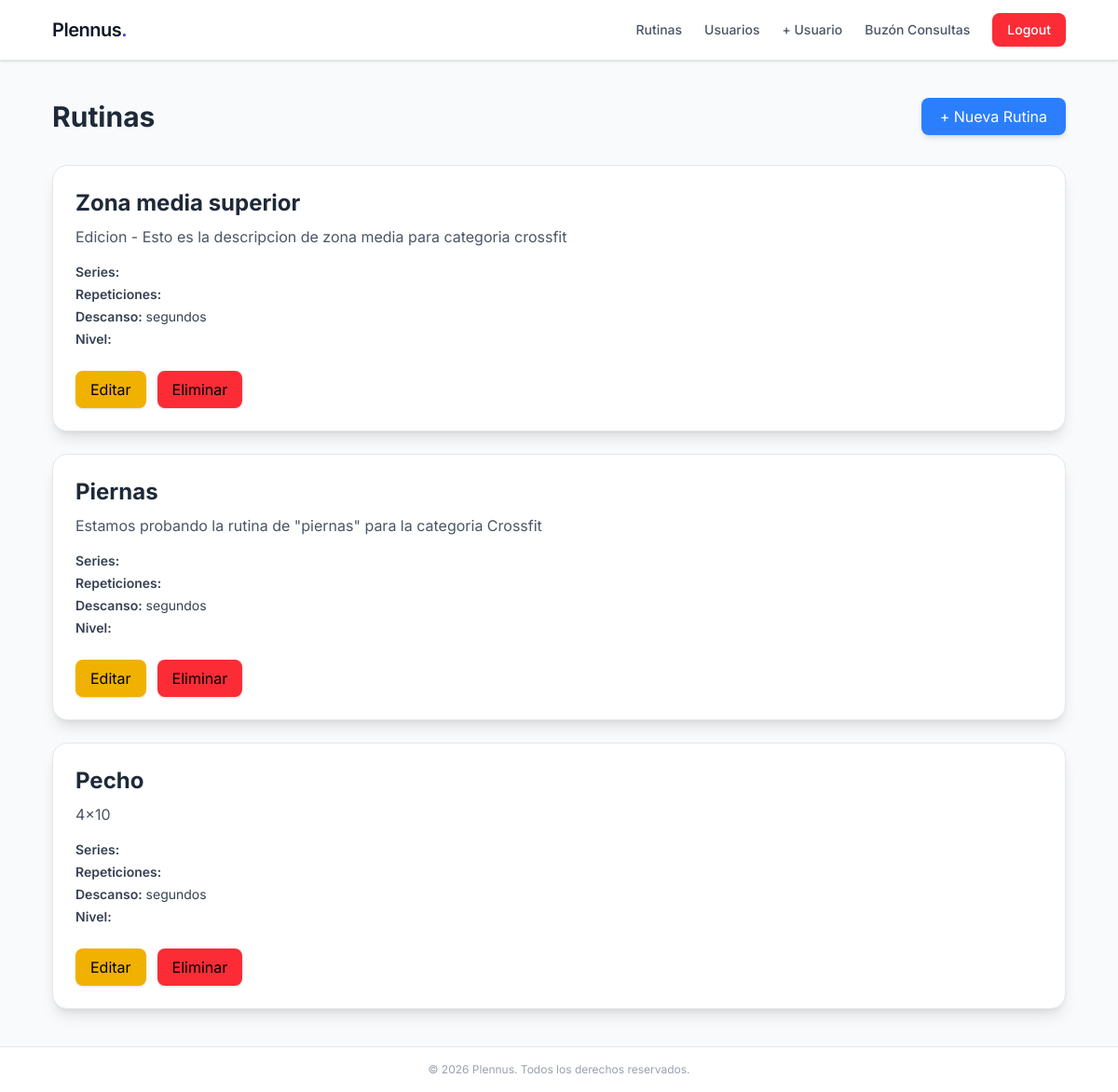
The page /rutina/ (signed in) on the database as committed earlier.
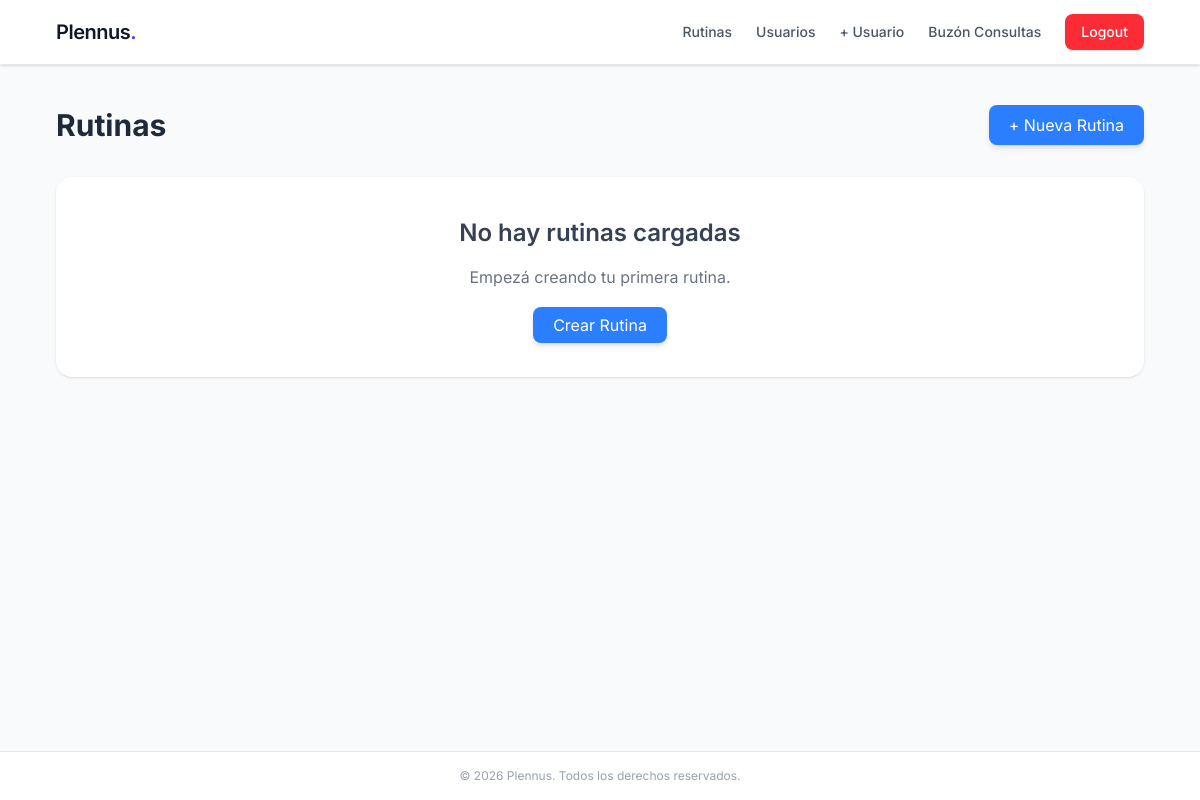
The same page on the database as committed later.
### rutina/models.py (models this page shows, shortened)
class Rutina(models.Model):
    nombre = models.CharField(max_length=100)
    categoria = models.ForeignKey(CategoriaRutina, on_delete=models.CASCADE, blank=True)
    activa = models.BooleanField(default=True)
    descripcion = models.TextField()

### rutina/views.py (the view)
# urls.py: path('', views.rutinas, name='rutinas'),
@login_required
def rutinas(request):
    rutinas = Rutina.objects.filter(activa=True).order_by('-id')
    return render(request, 'rutina/index.html', {'rutinas': rutinas})

### rutina/templates/rutina/index.html (shortened to what this page needs)
{% extends 'usuarios/base.html' %}
{% block body %}
<div class="flex justify-between items-center mb-8">
    <h1 class="text-3xl font-bold text-gray-800">
        Rutinas
    </h1>
    <a
        href="{% url 'crear_rutina' %}"
        class="bg-blue-500 hover:bg-blue-600 text-white px-5 py-2 rounded-lg shadow-md transition"
    >
        + Nueva Rutina
    </a>
</div>
{% if rutinas %}
    <div class="grid gap-6">
        {% for rutina in rutinas %}
            <div class="bg-white p-6 rounded-2xl shadow-lg border border-gray-200">
                <div class="flex justify-between items-start">
                    <div>
                        <h2 class="text-2xl font-bold text-gray-800 mb-2">
                            {{ rutina.nombre }}
                        </h2>
                        {% if rutina.descripcion %}
                            <p class="text-gray-600 mb-4">
                                {{ rutina.descripcion }}
                            </p>
                        {% endif %}
                        <div class="space-y-1 text-sm text-gray-700">
                            <p>
                                <span class="font-semibold">Series:</span>
                            </p>
                            <p>
                                <span class="font-semibold">Repeticiones:</span>
                            </p>
                            <p>
                                <span class="font-semibold">Descanso:</span>
                                {{ rutina.tiempo_descanso }} segundos
                            </p>
                            <p>
                                <span class="font-semibold">Nivel:</span>
                            </p>
                        </div>
                    </div>
                </div>
                <div class="mt-6 flex gap-3">
                    <a
                        href="{% url 'editar_rutina' rutina.id %}"
                        class=" bg-yellow-500 hover:bg-yellow-600 text-black px-4 py-2 rounded-lg shadow transition"
                    >
                        Editar
                    </a>
                    <a
                        href="{% url 'eliminar_rutina' rutina.id %}"
                        class="hover:bg-red-600 bg-red-500 hover:bg-red-600 text-black px-4 py-2 rounded-lg shadow transition"
                    >
                        Eliminar
                    </a>
                </div>
            </div>
        {% endfor %}
    </div>
{% else %}
    <div class="bg-white p-10 rounded-2xl shadow text-center">
        <h2 class="text-2xl font-semibold text-gray-700 mb-4">
            No hay rutinas cargadas
        </h2>
        <p class="text-gray-500 mb-6">
            Empezá creando tu primera rutina.
        </p>
        <a
            href="{% url 'crear_rutina' %}"
            class="bg-blue-500 hover:bg-blue-600 text-white px-5 py-2 rounded-lg shadow-md transition"
        >
            Crear Rutina
        </a>
    </div>
{% endif %}
{% endblock %}

Rows that differ between the two databases and show on the page:
removed Rutina: nombre "Zona media superior", descripcion "Edicion - Esto es la descripcion de zona media para categoria crossfit"
removed Rutina: nombre "Piernas", descripcion "Estamos probando la rutina de \"piernas\" para la categoria Crossfit"
removed Rutina: nombre "Pecho", descripcion "4x10"
Other text that changed with them:
text now shown: "No hay rutinas cargadas Empezá creando tu primera rutina. Crear Rutina"
